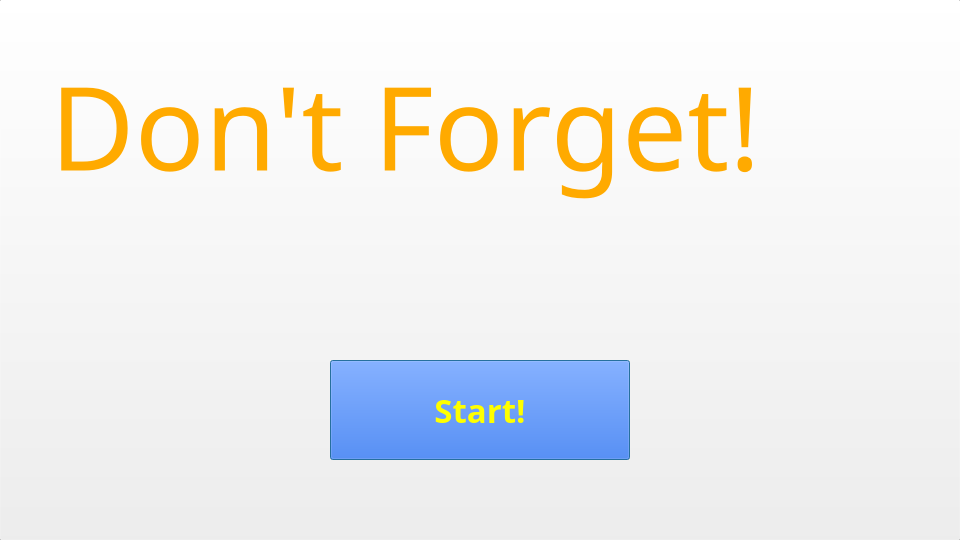
<?xml version="1.0" encoding="UTF-8"?>
<ui version="4.0">
 <class>First_page</class>
 <widget class="QDialog" name="First_page">
  <property name="geometry">
   <rect>
    <x>0</x>
    <y>0</y>
    <width>960</width>
    <height>540</height>
   </rect>
  </property>
  <property name="windowTitle">
   <string>Dialog</string>
  </property>
  <widget class="QLabel" name="Program_name">
   <property name="geometry">
    <rect>
     <x>50</x>
     <y>40</y>
     <width>860</width>
     <height>171</height>
    </rect>
   </property>
   <property name="font">
    <font>
     <family>Bauhaus 93</family>
     <pointsize>87</pointsize>
     <weight>50</weight>
     <italic>false</italic>
     <bold>false</bold>
     <underline>false</underline>
     <strikeout>false</strikeout>
     <stylestrategy>PreferAntialias</stylestrategy>
     <kerning>true</kerning>
    </font>
   </property>
   <property name="mouseTracking">
    <bool>false</bool>
   </property>
   <property name="autoFillBackground">
    <bool>false</bool>
   </property>
   <property name="styleSheet">
    <string notr="true">font: 87pt &quot;Bauhaus 93&quot;;
color: rgb(255, 170, 0);

</string>
   </property>
   <property name="text">
    <string>Don't Forget!</string>
   </property>
  </widget>
  <widget class="QPushButton" name="start_button">
   <property name="geometry">
    <rect>
     <x>330</x>
     <y>360</y>
     <width>300</width>
     <height>100</height>
    </rect>
   </property>
   <property name="font">
    <font>
     <family>돋움</family>
     <pointsize>25</pointsize>
     <weight>75</weight>
     <bold>true</bold>
    </font>
   </property>
   <property name="styleSheet">
    <string notr="true">background-color: rgb(0, 85, 255);
color: rgb(255, 255, 0);</string>
   </property>
   <property name="text">
    <string>Start!</string>
   </property>
  </widget>
  <widget class="QPushButton" name="Background_image">
   <property name="enabled">
    <bool>true</bool>
   </property>
   <property name="geometry">
    <rect>
     <x>-1</x>
     <y>-1</y>
     <width>962</width>
     <height>542</height>
    </rect>
   </property>
   <property name="autoFillBackground">
    <bool>false</bool>
   </property>
   <property name="text">
    <string/>
   </property>
   <property name="icon">
    <iconset resource="Background_image_qrc_file.qrc">
     <normaloff>:/BGI_sets/First_bgi.jpg</normaloff>:/BGI_sets/First_bgi.jpg</iconset>
   </property>
   <property name="iconSize">
    <size>
     <width>960</width>
     <height>540</height>
    </size>
   </property>
  </widget>
  <zorder>Background_image</zorder>
  <zorder>Program_name</zorder>
  <zorder>start_button</zorder>
 </widget>
 <resources>
  <include location="Background_image_qrc_file.qrc"/>
 </resources>
 <connections/>
</ui>
